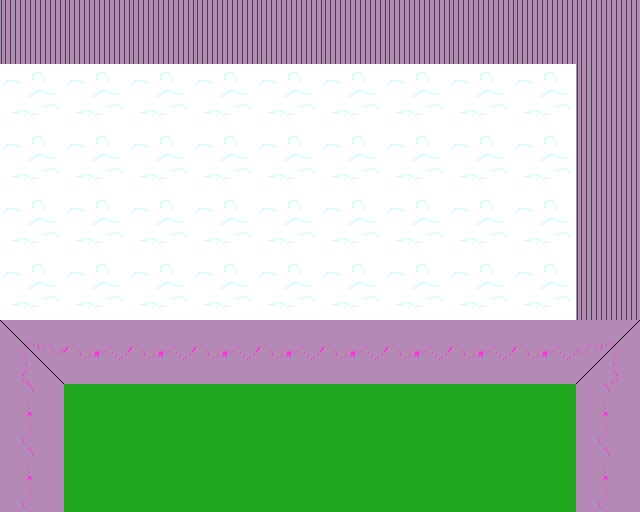

A level layout from a 2D game, rendered from its tile map. Below: a short description, then the map file with tile-grid data replaced by summaries:
An orthogonal 10x8 tile map with 64x64 px tiles, 1 tile layer (Tile Layer 1).

<map version="1.0" orientation="orthogonal" width="10" height="8" tilewidth="64" tileheight="64">
 <tileset firstgid="1" name="tileset" tilewidth="64" tileheight="64">
  <image source="../tileset.png" width="320" height="320" />
  <tile id="0">
   <properties>
    <property name="components" value="Solid" />
   </properties>
  </tile>
  <tile id="1">
   <properties>
    <property name="components" value="Solid" />
   </properties>
  </tile>
  <tile id="2">
   <properties>
    <property name="components" value="Solid" />
   </properties>
  </tile>
  <tile id="5">
   <properties>
    <property name="components" value="Solid" />
   </properties>
  </tile>
  <tile id="6">
   <properties>
    <property name="components" value="Solid" />
   </properties>
  </tile>
  <tile id="7">
   <properties>
    <property name="components" value="Solid" />
   </properties>
  </tile>
  <tile id="10">
   <properties>
    <property name="components" value="Solid" />
   </properties>
  </tile>
  <tile id="11">
   <properties>
    <property name="components" value="Solid" />
   </properties>
  </tile>
  <tile id="12">
   <properties>
    <property name="components" value="Floor" />
   </properties>
  </tile>
  <tile id="14">
   <properties>
    <property name="components" value="Solid" />
   </properties>
  </tile>
  <tile id="16">
   <properties>
    <property name="components" value="Solid" />
   </properties>
  </tile>
  <tile id="18">
   <properties>
    <property name="components" value="Solid" />
   </properties>
  </tile>
 </tileset>
 <layer name="Tile Layer 1" width="10" height="8">
  <data>[80 cells, 80 non-empty, 7 distinct tile ids]</data>
 </layer>
</map>
